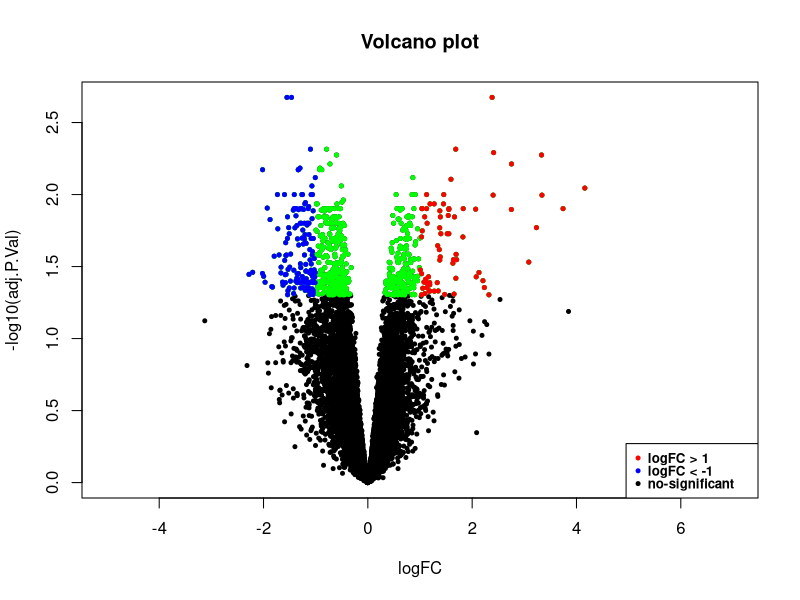

R code for this plot:

library(calibrate)
library(readxl)

cat('\014')
setwd("D:\\LBB Code\\R codes\\3-DEG")
res = read.csv("DEG_FullFC.csv");

# Make a basic volcano plot
jpeg("Volcano_Plot.jpg", width = 9, height = 5, units = 'in',  res = 500)

with(res, plot(logFC, -log10(adj.P.Val), pch=20, main="Volcano plot", xlim=c(-5,7), cex=.8))
with(subset(res, adj.P.Val<.05), points(logFC, -log10(adj.P.Val), pch=20, col="green", cex=0.8))
with(subset(res, adj.P.Val<.05 & logFC >1), points(logFC, -log10(adj.P.Val), pch=20, col="red", cex=0.8))
with(subset(res, adj.P.Val<.05 & logFC< -1), points(logFC, -log10(adj.P.Val), pch=20, col="blue", cex=0.8))

legend("bottomright", legend=c("logFC > 1", "logFC < -1","no-significant"),
       col=c("red", "blue","black"),  pch=20, cex=0.8,text.width = 2,text.font = 2, x.intersp=0.8, y.intersp=0.8)

dev.off()
